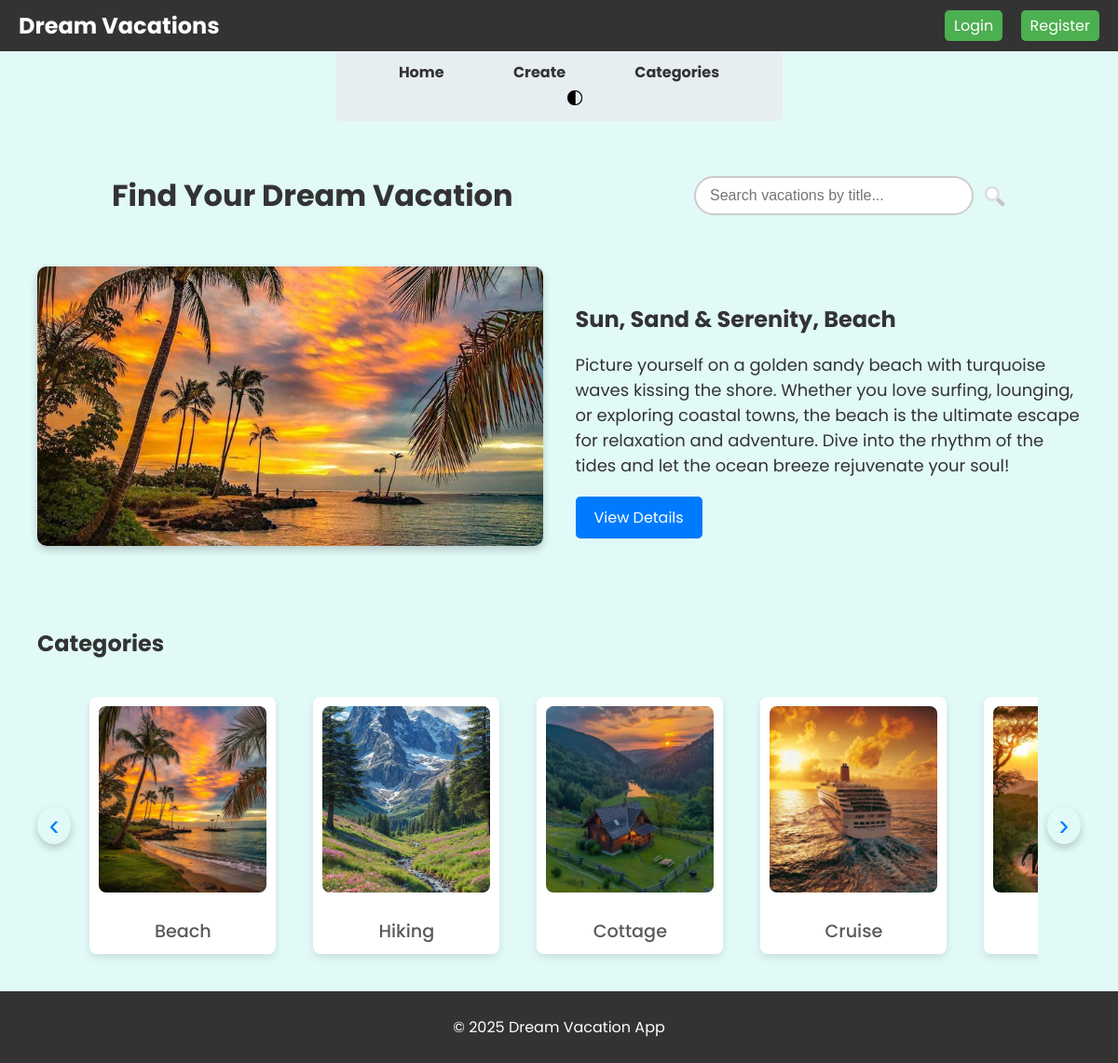
The page / on the database its author committed.
### vacations/models.py (models this page shows)
class DreamVacation(models.Model):
    CATEGORY_CHOICES = [
        ('Beach', 'Beach'),
        ('Hiking', 'Hiking'),
        ('Cottage', 'Cottage'),
        ('Cruise', 'Cruise'),
        ('Others', 'Others'),
    ]
    title = models.CharField(max_length=100)
    description = models.TextField()
    category = models.CharField(max_length=50, choices=CATEGORY_CHOICES)
    image = models.ImageField(upload_to='vacation_images/')
    created_at = models.DateTimeField(auto_now_add=True)
    def interaction_score(self):
        comments = self.comments.all()
        return sum([comment.upvotes.count() for comment in comments]) + len(comments)

### vacations/views.py (the view)
# urls.py: 2. Add a URL to urlpatterns:  path('', views.home, name='home')
def home(request):
    vacations = DreamVacation.objects.all()
    top_vacation = max(vacations, key=lambda v: v.interaction_score(), default=None)
    categories = ['Beach', 'Hiking', 'Cottage', 'Cruise', 'Others']
    category_vacations = {}
    for category in categories:
        category_vacations[category] = DreamVacation.objects.filter(
            category=category
        )[:4]
    context = {
        'top_vacation': top_vacation,
        'category_vacations': category_vacations,
    }
    return render(request, 'vacations/home.html', context)

### vacations/templates/vacations/home.html (shortened to what this page needs)
{% extends 'vacations/base.html' %}
{% load static %}
{% block content %}
<div class="header-container">
    <h1 class="header-title">Find Your Dream Vacation</h1>
    <div class="search-container">
        <input
            type="text"
            id="search-bar"
            placeholder="Search vacations by title..."
        />
        <img src="{% static 'search.png' %}" alt="Search Icon" class="search-icon" />
    </div>
</div>
<section class="top-vacation-section" id="home-content">
    {% if top_vacation %}
        <div class="top-vacation-image">
            <img src="{{ top_vacation.image.url }}" alt="{{ top_vacation.title }}">
        </div>
        <div class="top-vacation-details">
            <h3>{{ top_vacation.title }}, {{ top_vacation.category }}</h3>
            <p>{{ top_vacation.description }}</p>
            <a href="{% url 'vacation_detail' top_vacation.id %}">View Details</a>
        </div>
    {% else %}
        <p>No vacations to display.</p>
    {% endif %}
</section>
<section id="home-categories">
    <div class="category-section">
        <h2>Categories</h2>
        <div class="scroll-buttons">
            <button onclick="scrollToLeft()">&#8249;</button>
            <div class="category-container">
                {% for category, vacations in category_vacations.items %}
                    <div class="vacation-card">
                        <img src="{{ vacations.0.image.url }}" alt="{{ vacations.0.title }}">
                        <a class="category-title-link" href="{% url 'category_view' category %}">
                            {{ category }}
                        </a>
                    </div>
                {% endfor %}
            </div>
            <button onclick="scrollToRight()">&#8250;</button>
        </div>
    </div>
</section>
{% endblock %}

### static/css/styles.css (style rules this page uses)
* { box-sizing: border-box; }
body, html { margin: 0; padding: 0; font-family: 'Poppins',Arial, sans-serif; background-color: #e1faf7; color: #333; display: flex; flex-direction: column; min-height: 100vh; }
.header-container { text-align: left; }
.header-container { display: flex; justify-content: space-between; align-items: center; padding-left: 10%; padding-right: 10%; margin-top: 35px; font-size: 2.5rem; font-weight: bold; }
.header-title { font-size: 2rem; font-weight: bold; color: #333; }
.search-container { display: flex; align-items: center; gap: 10px; }
#search-bar { width: 300px; padding: 10px 15px; font-size: 1rem; border: 2px solid #ccc; border-radius: 25px; outline: none; transition: all 0.3s ease-in-out; }
.search-icon { width: 25px; height: 25px; cursor: pointer; }
.top-vacation-section { display: flex; align-items: center; justify-content: center; gap: 20px; padding: 30px 40px 40px 40px; max-width: 1200px; margin: 0 auto; }
.top-vacation-image { flex: 1; max-width: 50%; margin-right: 15px; }
.top-vacation-image img { width: 100%; height: auto; border-radius: 10px; box-shadow: 0 4px 8px rgba(0, 0, 0, 0.2); object-fit: cover; max-height: 300px; }
.top-vacation-details { flex: 1; max-width: 50%; }
.top-vacation-details h3 { font-size: 24px; margin-bottom: 10px; }
.top-vacation-details p { font-size: 18px; margin-bottom: 20px; }
.top-vacation-details a { display: inline-block; padding: 10px 20px; background-color: #007bff; color: #fff; text-decoration: none; border-radius: 5px; transition: background-color 0.3s; }
.category-section { padding: 20px 40px; max-width: 1200px; margin: 0 auto; }
.category-section h2 { margin-bottom: 20px; }
.category-container { display: flex; flex-wrap: nowrap; gap: 20px; overflow-x: auto; padding: 10px 0; scroll-behavior: smooth; }
.vacation-card { min-width: 200px; max-width: 200px; flex: 0 0 auto; background-color: #fff; border-radius: 10px; box-shadow: 0 4px 8px rgba(0, 0, 0, 0.1); padding: 10px; text-align: center; overflow: hidden; }
.vacation-card img { width: 100%; height: 120px; border-radius: 8px; margin-bottom: 10px; object-fit: cover; }
.scroll-buttons { display: flex; align-items: center; gap: 10px; }
.scroll-buttons button { background-color: #007bff; color: #fff; border: none; border-radius: 50%; width: 40px; height: 40px; display: flex; justify-content: center; align-items: center; cursor: pointer; box-shadow: 0 4px 8px rgba(0, 0, 0, 0.2); transition: background-color 0.3s; }
.category-title-link { display: block; font-family: 'Poppins', sans-serif; font-size: 1.2rem; font-weight: 500; color: #5a5a5a; text-align: center; margin-top: 10px; text-decoration: none; transition: all 0.3s ease; }
.vacation-card { text-align: center; margin: 10px; padding: 10px; box-shadow: 0 4px 8px rgba(0, 0, 0, 0.1); border-radius: 8px; transition: transform 0.3s ease; }
.vacation-card img { width: 100%; height: 200px; border-radius: 8px; }
.scroll-buttons button { background-color: transparent; border: none; font-size: 2rem; cursor: pointer; color: #007bff; transition: color 0.3s ease; }
.top-vacation-image img { transition: transform 0.3s ease; }

### rows shown on the page
DreamVacation: image (picture), title "Sun, Sand & Serenity", category "Beach", description "Picture yourself on a golden sandy beach with turquoise waves kissing the shore. Whether you love surfing, lounging, or exploring coastal towns, the beach is the ultimate escape for relaxation and adventure. Dive into the rhythm of the tides and let the ocean breeze rejuvenate your soul!"
DreamVacation: image (picture)
DreamVacation: image (picture)
DreamVacation: image (picture)
DreamVacation: image (picture)

### other values the page prints
{{ category }} "Beach" "Hiking" "Cottage" "Cruise"
